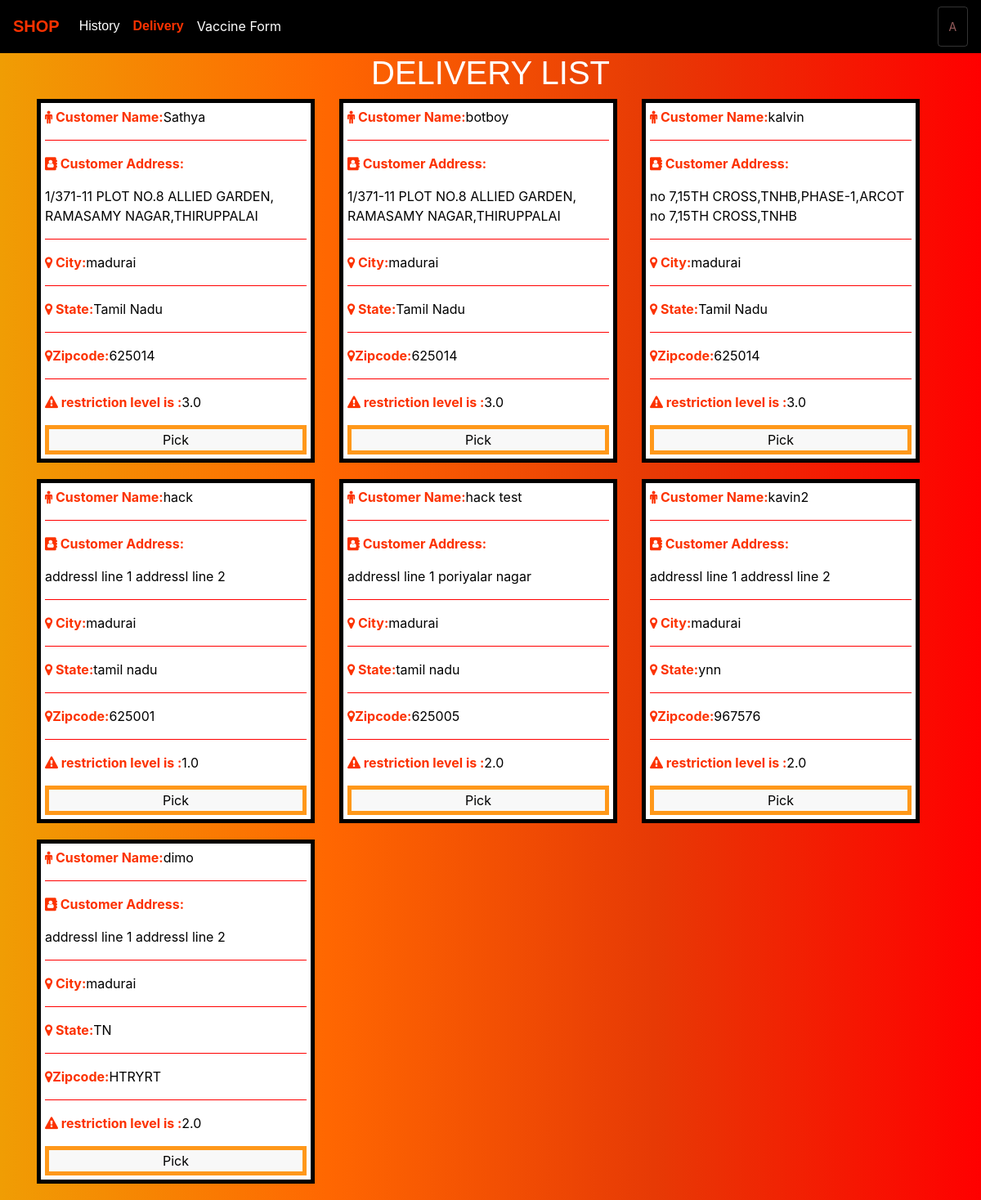
The page /main/delivery/ (signed in) on the database as committed earlier.
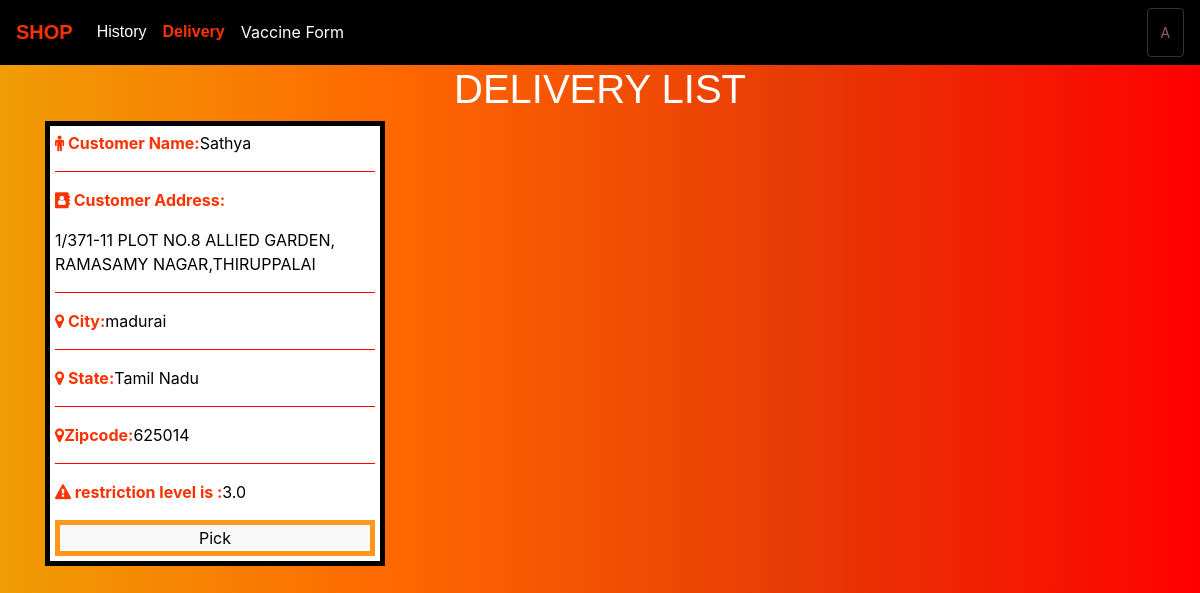
The same page on the database as committed later.
### store/models.py (models this page shows, shortened)
class Orderer(models.Model):
	name = models.CharField(max_length=200, null=True)
	email = models.CharField(max_length=200)
	address1 = models.CharField(max_length=200,default="addressl line 1")
	add1link = models.CharField(max_length=200,default="addressl line 1")
	address2 = models.CharField(max_length=200,default="addressl line 2")
	add2link = models.CharField(max_length=200,default="addressl line 2")
	city = models.CharField(blank=True,max_length=200)
	state = models.CharField(max_length=200)
	zipcode = models.CharField(max_length=200)
	country = models.CharField(max_length=200)
	landmark=models.CharField(max_length=500,default="direction from home to nearest Landmark")
	count=models.FloatField(default=0)
	quantity=models.FloatField(default=0)
	customerhousetype=models.CharField(max_length=5,default='1')
	reslev=models.FloatField(default=2)
	omaplink=models.CharField(max_length=1000,default="https://www.google.com/maps/embed?pb=!1m18!1m12!1m3!1d3888.001696423075!2d79.15722781561198!3d12.971742990855768!2m3!1f0!2f0!3f0!3m2!1i1024!2i768!4f13.1!3m3!1m2!1s0x3bad479f0ccbe067%3A0xfef222e5f36ecdeb!2sVellore%20Institute%20of%20Technology!5e0!3m2!1sen!2sin!4v1628800616114!5m2!1sen!2sin",null=True)
	done=models.CharField(max_length=5,default=0)
	contactno=models.CharField(max_length=10,default="test")
	paymode=models.CharField(max_length=5,default='1')

### deliveryperson/views.py (the view)
# urls.py: path('',views.restrictionfinder,name="lorindentifier"),
def restrictionfinder(request):
	dboycity=request.user.city
	linkgen1=Orderer.objects.values_list('add1link')
	linkgen2=Orderer.objects.values_list('add2link')
	dlist=Orderer.objects.all().filter(city=dboycity.lower())
	testlist=Orderer.objects.all().filter(city=dboycity.lower())
	clist=Area.objects.all().filter(city__name=dboycity.lower())
	alist=Orderer.objects.all().filter(city=dboycity.lower())
	vacdno=request.user.vacinated
	pervaikala=[]
	for string in clist:
		obj=[]
		alist=alist.filter(address2__contains=string)
		obj=Area.objects.all()
		obj=obj.filter(areaname__contains=string)
		if testlist.filter(address2__contains=string):
			testlist.filter(address2__contains=string).update(reslev=string.restrictionlevel)
			testlist.filter(address2__contains=string).update(omaplink=string.maplink)
	listreslev1=Orderer.objects.all().filter(city=dboycity.lower(),reslev__lte=1,done=0)
	listreslev2=Orderer.objects.all().filter(city=dboycity.lower(),reslev__lte=2,done=0)
	listreslev3=Orderer.objects.all().filter(city=dboycity.lower(),reslev__lte=3,done=0)
	lor=City.objects.all().filter(name=dboycity.lower())
	result=list(chain(dlist,pervaikala))
	'''

	result=list(chain(obj,pal,veg,vag,ket,med))


	dboycity=request.user.city
	dlist=Orderer.objects.all().filter(city=Lower(dboycity))
	lor=City.objects.all()
	'''
	return render(request,'delivery.html',{'dboycity':dboycity,'dlist':dlist,'lor':lor,'linkgen1':linkgen1,'linkgen2':linkgen2,'vacdno':vacdno,'alist':alist,'result':result,'testlist':testlist,'listreslev1':listreslev1,'listreslev2':listreslev2,'listreslev3':listreslev3})

### city/models.py (called while the page is built)
	def __str__(self):
    	 return self.areaname

### templates/delivery.html (shortened to what this page needs)
<!DOCTYPE html>
{% load static %}
{% load to_and %}
<html>
<head>
	<link rel="stylesheet" href="https://stackpath.bootstrapcdn.com/bootstrap/4.4.1/css/bootstrap.min.css">
	<link rel="stylesheet" type="text/css" href="{% static 'css/main.css' %}">
    <link rel="stylesheet" href="https://cdnjs.cloudflare.com/ajax/libs/font-awesome/4.7.0/css/font-awesome.min.css">
</head>
<body>
	<nav id="nav" class="navbar navbar-expand-lg">
	  <a id="txt" class="navbar-brand" href="{% url 'store' %}"><b>SHOP</b></a>
	  <div class="collapse navbar-collapse" id="navbarSupportedContent">
	    <ul class="navbar-nav mr-auto">
	      {% if user.is_authenticated %}
	      <li class="nav-item active">
	        <a id="txt" class="nav-link" href="/history">History <span class="sr-only">(current)</span></a>
	      </li>
	 	{% endif %}
	 	{% if user.is_dboy %}
	      <li class="nav-item active">
	        <a id="txt" class="nav-link" href="delivery/"><b style="color:#fc3200">Delivery </b><span class="sr-only">(current)</span></a>
	      </li>
	      <li class="nav-item active">
	        <a class="nav-link" style="color:#FFFFFF" href="vaccine/">Vaccine Form <span class="sr-only">(current)</span></a>
	      </li>
	 	{% endif %}
	    </ul>
	    {% if user.is_authenticated %}
	    <div class="form-inline my-2 my-lg-0">
	     	<a href="login/"class="btn btn-warning">{{request.user.username}}</a>
	    </div>
	    {% endif %}
	  </div>
	</nav>
	<div class="container">
	<h1 style="font-family:'Franklin Gothic Medium', 'Arial Narrow', Arial, sans-serif;color:#FFFFFF;text-align: center;">DELIVERY LIST</h1>
    <ul class="cards">
  	{% if user.vacinated == 2 %}
	{% for i in listreslev3 %}
    <li class="cards_item">
	<form id="form-id" method="post" action="unidel/">
         <p><b><i class="fa fa-male"></i> Customer Name:</b>{{i.name}}
			   <input type="hidden" name="custom" value="{{i.pk}}"/></p><hr>
			   <p><b><i class="fa fa-address-book"></i> Customer Address:</b></p>
			   {{i.address1}}
			   {{i.address2}}
			   <p></p><hr>
			   <p><b><i class="fa fa-map-marker"></i> City:</b>{{i.city}}</p><hr>
			   <p><b><i class="fa fa-map-marker"></i> State:</b>{{i.state}}</p><hr>
			   <p><b><i class="fa fa-map-marker"></i>Zipcode:</b>{{i.zipcode}}</p><hr>
			   <p><b><i class="fa fa-exclamation-triangle" aria-hidden="true"></i>
				restriction level is :</b>{{i.reslev}}</p>
			   <button id="bt" type="submit">Pick</button>
			</form>
    </li>
    {% endfor %}
  </ul>
  {% endif %}
</div>
</body>
</html>

Rows that differ between the two databases and show on the page:
removed Orderer: name "botboy", address1 "1/371-11 PLOT NO.8 ALLIED GARDEN,", address2 "RAMASAMY NAGAR,THIRUPPALAI", city "madurai", state "Tamil Nadu", zipcode "625014", reslev "3.0"
no longer on this page (row edited): Orderer: name "kalvin", address1 "no 7,15TH CROSS,TNHB,PHASE-1,ARCOT", address2 "no 7,15TH CROSS,TNHB", city "madurai", state "Tamil Nadu", zipcode "625014", reslev "3.0"
removed Orderer: name "hack", address1 "addressl line 1", address2 "addressl line 2", city "madurai", state "tamil nadu", zipcode "625001", reslev "1.0"
removed Orderer: name "hack test", address1 "addressl line 1", address2 "poriyalar nagar", city "madurai", state "tamil nadu", zipcode "625005", reslev "2.0"
removed Orderer: name "kavin2", address1 "addressl line 1", address2 "addressl line 2", city "madurai", state "ynn", zipcode "967576", reslev "2.0"
removed Orderer: name "dimo", address1 "addressl line 1", address2 "addressl line 2", city "madurai", state "TN", zipcode "HTRYRT", reslev "2.0"
